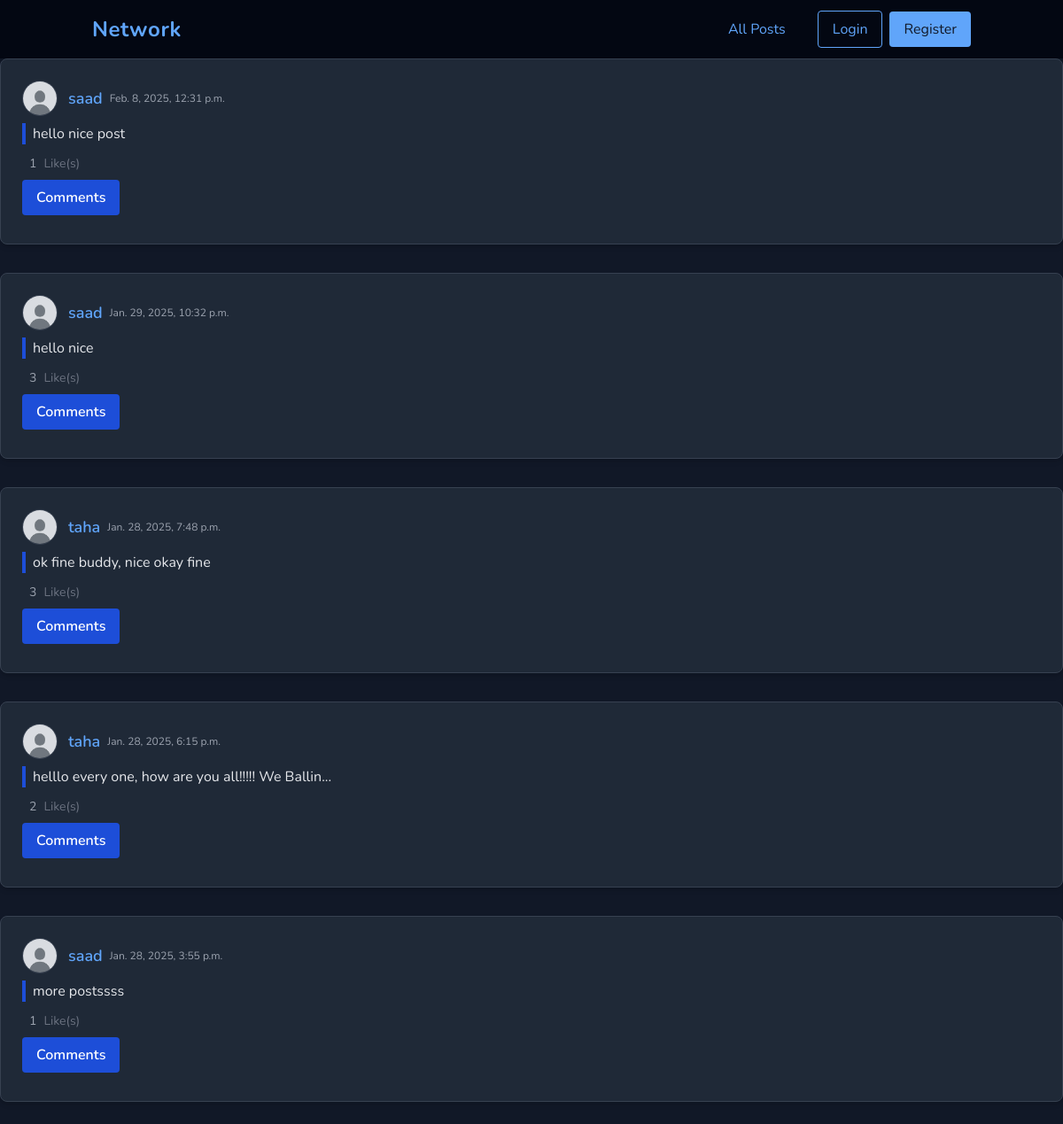
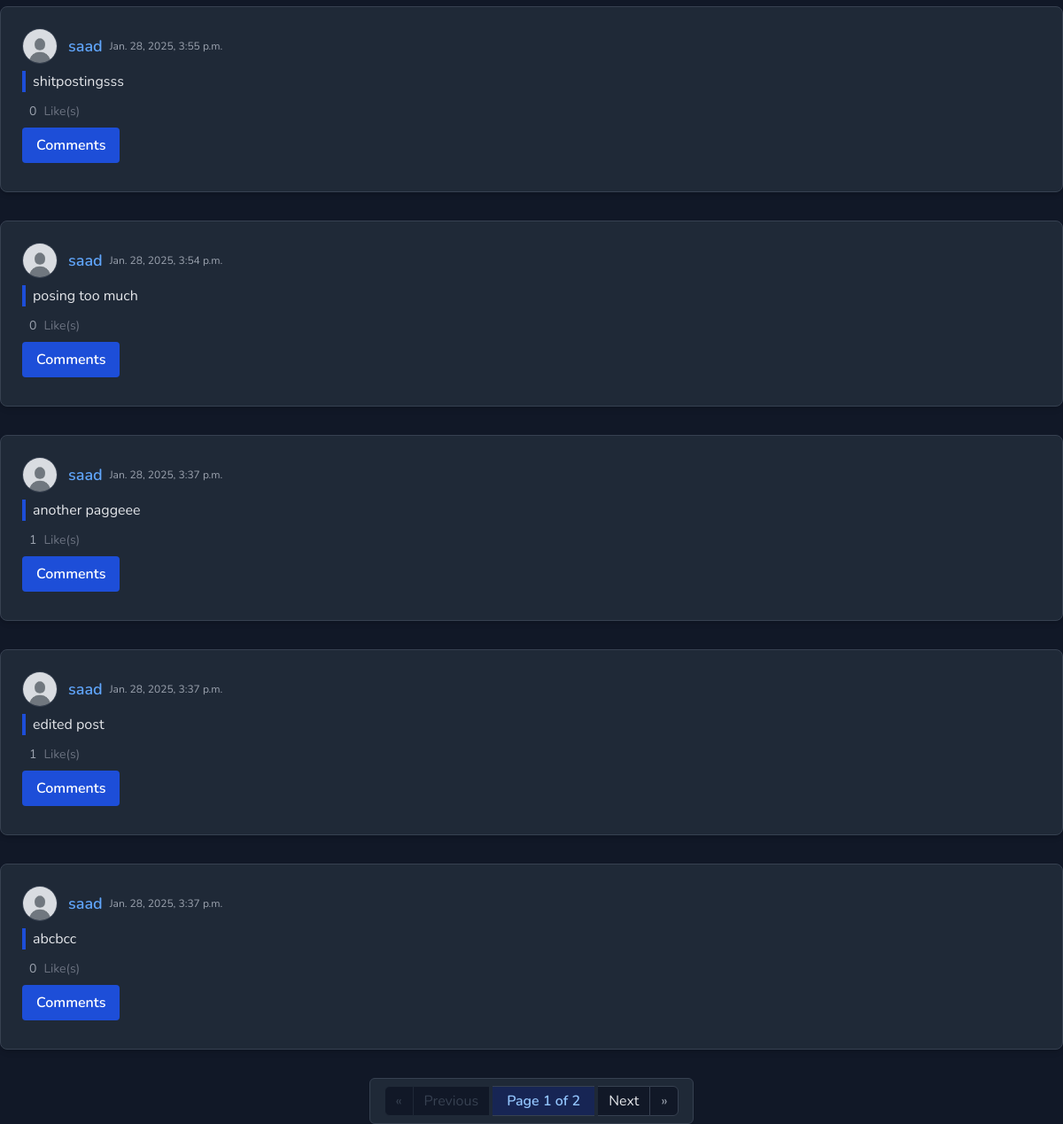
/, run on an earlier commit of the app's database (2 pictures, top to bottom).
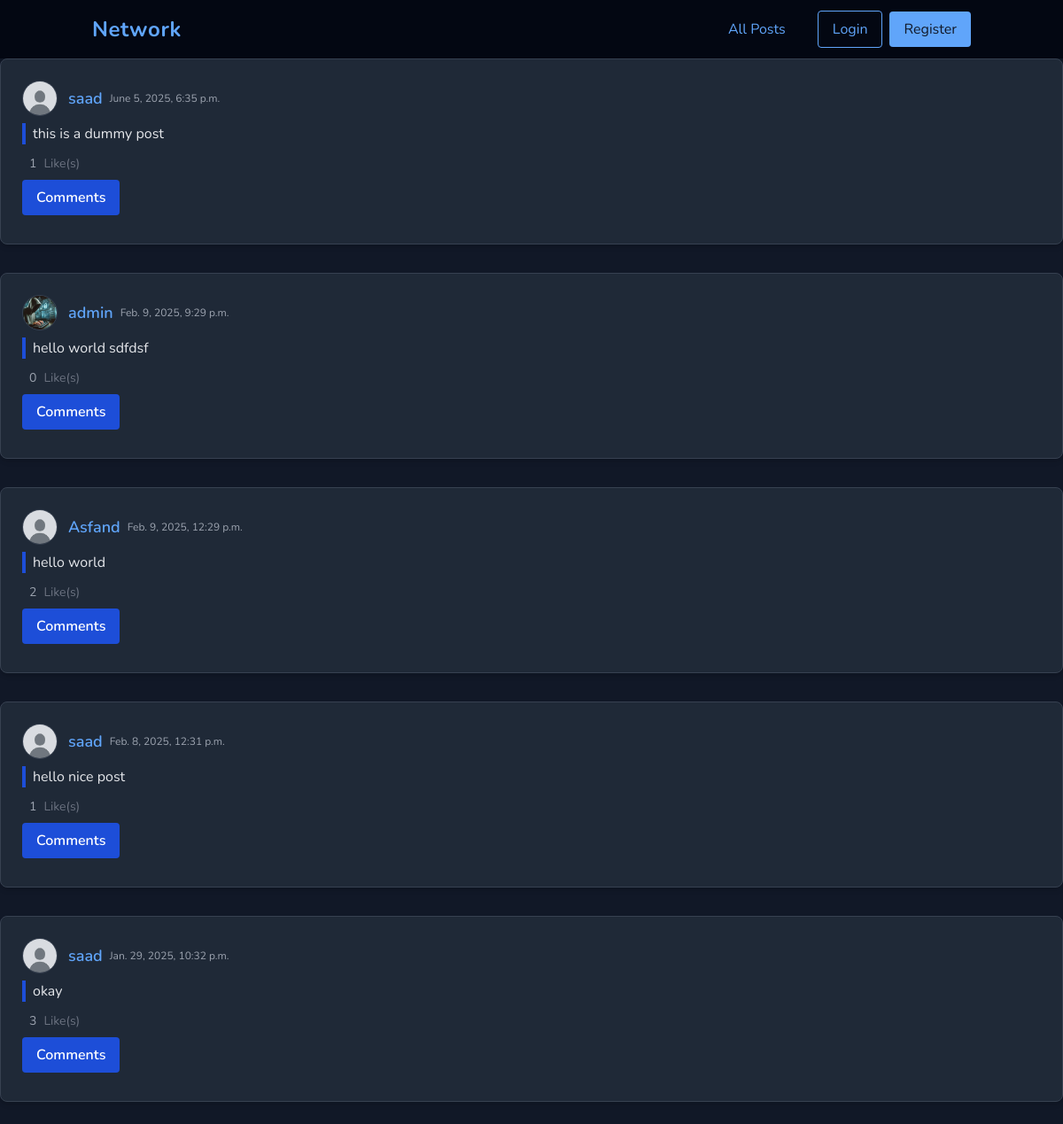
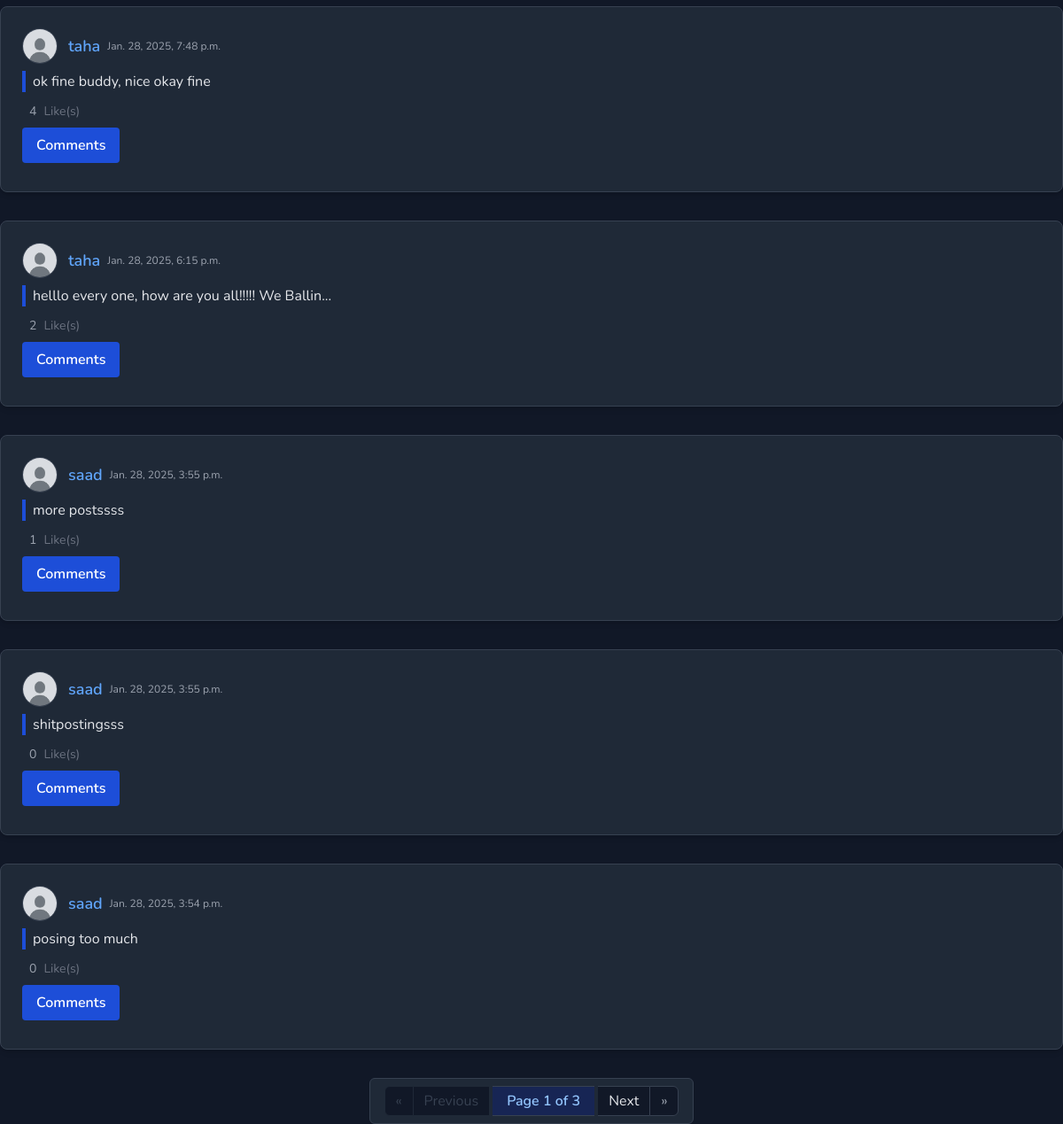
And on a later commit of the database (2 pictures, top to bottom).
### network/models.py (models this page shows, shortened)
class Post(models.Model):
    creator = models.ForeignKey(User, on_delete=models.CASCADE, related_name="posts")
    postContent = models.CharField(max_length=1000, blank=False)
    created_at = models.DateTimeField(auto_now_add=True)
    liked_by = models.ManyToManyField(User, related_name="liked_posts", blank=True)

class User(AbstractUser):
    followers = models.ManyToManyField('self', related_name='following', symmetrical=False, blank=True)
    profile_picture = models.ImageField(blank=True, upload_to=user_directory_path)
    bio = models.CharField(blank=True, max_length=300)

### network/views.py (the view)
# urls.py: path("", views.index, name="index"),
def index(request):
    page_obj = get_page_obj(request, Post.objects.all().order_by('-created_at'))
    return render(request, "network/index.html", {"form": PostForm(), "page_obj":page_obj})

### network/util.py (called while the page is built)
def get_page_obj(request, posts):
    posts_list = posts
    paginator = Paginator(posts_list, 10)
    page_number = request.GET.get('page')
    page_obj = paginator.get_page(page_number)
    return page_obj

### network/templates/network/index.html (shortened to what this page needs)
{% extends "network/layout.html" %}
{% block body %}
{% include 'network/posts.html' %}
{% endblock %}

### network/templates/network/posts.html (shortened to what this page needs)
{% load static %}
{% for post in page_obj %}
<div class="post bg-gray-800 rounded-lg shadow-md p-6 mb-8 border border-gray-700">
    <div class="flex items-center mb-2">
        {% if post.creator.profile_picture %}
        <img class="profile-pic-sm w-10 h-10 rounded-full object-cover mr-3 border border-gray-700" src="{{post.creator.profile_picture.url}}" alt="{{post.creator.username}}">
        {% else %}
        <img class="profile-pic-sm w-10 h-10 rounded-full object-cover mr-3 border border-gray-700" src="{% static 'network/defaultUserProfilePic.jpg' %}" alt="{{post.creator.username}}">
        {% endif %}
        <h5 class="text-lg font-semibold">
            <a class="user-link text-blue-400 hover:underline" href="{% url 'userProfile' post.creator.username %}">{{post.creator}}</a>
        </h5>
        <span class="ml-2 text-gray-400 text-xs">{{post.created_at}}</span>
    </div>
    <div class="post-content-{{post.id}} text-gray-200 mb-3 pl-2 border-l-4 border-blue-700">
        {{post.postContent}}
    </div>
    <div class="flex items-center space-x-2 mb-2">
        <div class="like-count-{{post.id}} text-sm text-gray-400 ml-2">{{post.liked_by.count}}</div>
        <span class="text-sm text-gray-500">Like(s)</span>
    </div>
    <button type="button"
        class="toggle-comment-section-btn bg-blue-700 hover:bg-blue-600 text-white font-semibold py-2 px-4 rounded transition mb-2"
        data-postid="{{post.id}}">
        Comments
    </button>
</div>
{% empty %}
<div class="text-center text-gray-500 mt-8">No Posts.</div>
{% endfor %}
<div class="flex justify-center mt-8">
    <nav class="inline-flex rounded-md shadow-sm bg-gray-800 px-4 py-2 border border-gray-700" aria-label="Pagination">
        {% if page_obj.has_previous %}
            <a href="?page=1"
               class="relative inline-flex items-center px-3 py-1 rounded-l-md border border-gray-700 bg-gray-900 text-gray-400 hover:bg-gray-700 transition"
               title="First Page">&laquo;</a>
            <a href="?page={{ page_obj.previous_page_number }}"
               class="relative inline-flex items-center px-3 py-1 border-t border-b border-gray-700 bg-gray-900 text-gray-200 hover:bg-gray-700 transition"
               title="Previous Page">Previous</a>
        {% else %}
            <span class="relative inline-flex items-center px-3 py-1 rounded-l-md border border-gray-800 bg-gray-900 text-gray-700 cursor-not-allowed">&laquo;</span>
            <span class="relative inline-flex items-center px-3 py-1 border-t border-b border-gray-800 bg-gray-900 text-gray-700 cursor-not-allowed">Previous</span>
        {% endif %}
        <span class="relative inline-flex items-center px-4 py-1 border-t border-b border-gray-700 bg-blue-950 text-blue-300 font-semibold mx-1">
            Page {{ page_obj.number }} of {{ page_obj.paginator.num_pages }}
        </span>
        {% if page_obj.has_next %}
            <a href="?page={{ page_obj.next_page_number }}"
               class="relative inline-flex items-center px-3 py-1 border-t border-b border-gray-700 bg-gray-900 text-gray-200 hover:bg-gray-700 transition"
               title="Next Page">Next</a>
            <a href="?page={{ page_obj.paginator.num_pages }}"
               class="relative inline-flex items-center px-3 py-1 rounded-r-md border border-gray-700 bg-gray-900 text-gray-400 hover:bg-gray-700 transition"
               title="Last Page">&raquo;</a>
        {% endif %}
    </nav>
</div>

What changed in the data, as far as the page shows it:
no longer on this page (row unchanged): Post: creator "saad", created_at "Jan. 28, 2025, 3:37 p.m.", postContent "another paggeee", liked_by.count "1"
no longer on this page (row unchanged): Post: creator "saad", created_at "Jan. 28, 2025, 3:37 p.m.", postContent "edited post", liked_by.count "1"
no longer on this page (row unchanged): Post: creator "saad", created_at "Jan. 28, 2025, 3:37 p.m.", postContent "abcbcc", liked_by.count "0"
added Post: creator "saad", created_at "June 5, 2025, 6:35 p.m.", postContent "this is a dummy post", liked_by.count "1"
added Post: creator.profile_picture (picture), creator "admin", created_at "Feb. 9, 2025, 9:29 p.m.", postContent "hello world sdfdsf", liked_by.count "0"
added Post: creator "Asfand", created_at "Feb. 9, 2025, 12:29 p.m.", postContent "hello world", liked_by.count "2"
changed Post: postContent "hello nice" → "okay"
computed for Post "ok fine buddy, nice okay fine": liked_by.count "3" → "4"
Also different on the page:
{{ page_obj.paginator.num_pages }}: "2" → "3"
